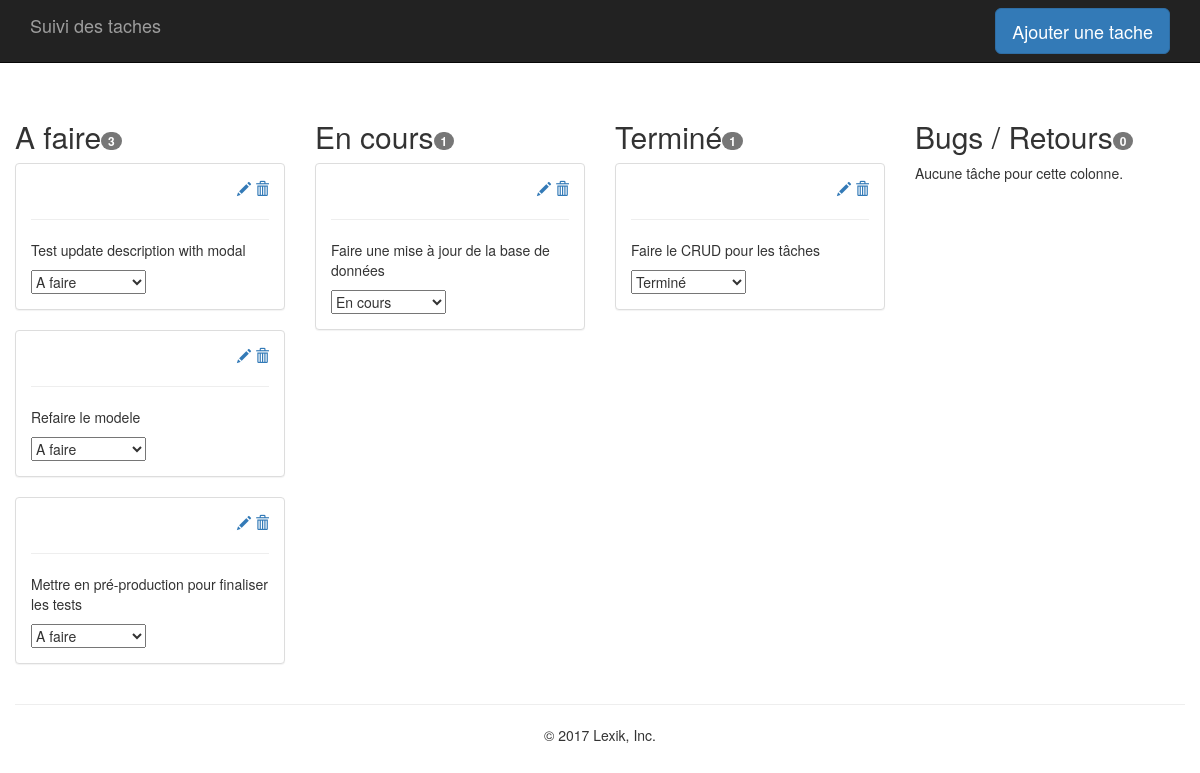
The page / on the database its author committed.
### tables this page shows
CREATE TABLE `columns` (
  `column_id` int(11) NOT NULL,
  `column_label` varchar(75) NOT NULL,
  `column_order` int(11) NOT NULL
);

CREATE TABLE `tasks` (
  `task_id` int(11) NOT NULL,
  `task_description` varchar(250) NOT NULL,
  `task_column_id` int(11) NOT NULL
);

### controleurs/AccueilControleur.php (called while the page is built)
<?php
class AccueilControleur
{
	public function indexAction()
	{
		$col_manager = new ColumnsManager();
		$columns = $col_manager->getColumns();
		$vue = new Vue('accueil');
		$donnees = array('columns'=>$columns);
		$vue->generer($donnees);
	}
}
?>

### index.php (called while the page is built, shortened)
<?php
	$router = new Router();
	$router->dispatch();
?>

### modeles/DatabaseManager.php (called while the page is built, shortened)
<?php
class DatabaseManager
{
	public function __construct()
	{
		$this->db = $bdd = new PDO('mysql:host=localhost;dbname=followtasks;charset=utf8', 'root','', array(PDO::ATTR_ERRMODE => PDO::ERRMODE_EXCEPTION));
	}
}
?>

### modeles/ColumnsManager.php (called while the page is built, shortened)
<?php
class ColumnsManager extends DatabaseManager
{
	public function getColumns()
	{
		$columns = array();
		$req = $this->db->prepare('SELECT * FROM `columns`');
		if($req->execute())
		{
			$result = $req->fetchAll();
			foreach($result as $row_datas)
			{
				$column = new Column($row_datas);
				$columns[] = $column;
			}
		}
		return $columns;
	}
}
?>

### modeles/HydrateObjectTrait.php (called while the page is built, shortened)
<?php
trait HydrateObjectTrait
{
	public function hydrate($datas)
	{
		foreach($datas as $key => $value)
		{
			if(isset($datas[$key]))
			{
				$key = ucfirst($key);
				$functionName = "set".$key;
			}
		}
	}
}
?>

### modeles/Column.php (called while the page is built, shortened)
<?php
class Column
{
	private $column_id;
	private $column_label;
	private $column_tasks;
	private $column_nb_tasks;
	public function __construct($datas = null)
	{
		$this->column_tasks = array();
	}
	public function setColumn_id($value)
	{
		$this->column_id = $value;
	}
	public function setColumn_label($value)
	{
		$this->column_label = $value;
	}
	public function getColumn_id()
	{
		return intval($this->column_id);
	}
	public function getColumn_label()
	{
		return $this->column_label;
	}
	public function getColumn_tasks()
	{
		if(empty($this->column_tasks))
		{
			if($this->column_id != null)
			{
				$task_manager = new TaskManager();
				$this->column_tasks = $task_manager-> getTasksByColumn($this->column_id);
			}
		}
		return $this->column_tasks;
	}
	public function getColumn_nb_tasks()
	{
		if($this->column_nb_tasks == null)
		{
			$task_manager = new TaskManager();
			$this->column_nb_tasks = $task_manager->countTasksByColumn($this->column_id);
		}
		return $this->column_nb_tasks;
	}
}
?>

### modeles/TaskManager.php (called while the page is built, shortened)
<?php
class TaskManager extends DatabaseManager
{
	public function getTasksByColumn($column_id)
	{
		$prepared = $this->db->prepare('SELECT * FROM `tasks` WHERE `task_column_id` = :task_column_id');
		if($prepared->execute(array(':task_column_id' => $column_id)))
		{
			$result = $prepared->fetchAll();
			$tasks = array();
			foreach($result as $row_datas)
			{
				$task = new Task($row_datas);
				$tasks[$task->getTask_id()] = $task;
			}
			return $tasks;
		}
	}
	public function countTasksByColumn($column_id)
	{
		$prepared = $this->db->prepare('SELECT COUNT(*) FROM `tasks` WHERE `task_column_id` = :task_column_id');
		if($prepared->execute(array(':task_column_id' => $column_id)))
		{
			$result = $prepared->fetch();
			return $result[0];
		}
	}
}
?>

### modeles/Task.php (called while the page is built, shortened)
<?php
class Task
{
	private $task_id;
	private $task_description;
	private $task_column_id;
	public function setTask_id($value)
	{
		$this->task_id = $value;
	}
	public function setTask_description($value)
	{
		$this->task_description = $value;
	}
	public function setTask_column_id($value)
	{
		$this->task_column_id = $value;
	}
	public function getTask_id()
	{
		return intval($this->task_id);
	}
	public function getTask_description()
	{
		return $this->task_description;
	}
	public function getTask_column_id()
	{
		return intval($this->task_column_id);
	}
	public function getDeleteLink()
	{
		return 'index.php?controleur=task&action=delete&task_id=' .$this->task_id;
	}
}
?>

### vues/vueAccueil.php (the view, shortened to what this page needs)
<?php
	$this->title = "Accueil - Mon suivi de planning";
?>
<div class="row">
	<?php
	if(count($columns) > 0)
	{
		foreach($columns as $column)
		{
	?>
		<div class="col-md-3">
			<h2><?php echo $column->getColumn_label();?><span class="badge"><?php echo $column->getColumn_nb_tasks(); ?></span></h2>
	<?php
		if(count($column->getColumn_tasks()) > 0)
		{
			foreach($column->getColumn_tasks() as $task)
			{
	?>
				<div class="panel panel-default">
					<div class="panel-body">
					<div class='text-right'>
						<a href='#' data-toggle="modal" data-target="#modal<?php echo $task->getTask_id(); ?>"><span class="glyphicon glyphicon-pencil" aria-hidden="true"></span></a>
						<a href='<?php echo $task->getDeleteLink(); ?>'><span class="glyphicon glyphicon-trash" aria-hidden="true"></span></a>
					</div>
					<hr/>
					<?php echo $task->getTask_description();?>
					<p>
					<form action="index.php?controleur=task&action=update_column" method="POST">
						<select id="task_column_id" name="task_column_id" onchange="this.form.submit()">
						<?php
							foreach($columns as $column)
							{
								if($task->getTask_column_id() == $column->getColumn_id())
								{
						?>
								<option selected="selected" value="<?php echo $column->getColumn_id(); ?>"><?php echo $column->getColumn_label();?></option>
						<?php
								}
								else
								{
						?>
								<option value="<?php echo $column->getColumn_id(); ?>"><?php echo $column->getColumn_label();?></option>
						<?php
								}
						?>
						<?php
							}
						?>
						</select>
					</form>
					</div>
				</div>
	<?php
			}
		}
		else
		{
	?>
		<div>Aucune tâche pour cette colonne.</div>
	<?php
		}
	?>
		</div>
	<?php
		}
	}
	else
	{
	?>
	<div class="col-lg-12">Le planning est vide.</div>
	<?php
	}
	?>
</div>

### controleurs/Router.php (shortened to what this page needs)
<?php
class Router
{
	public function dispatch()
	{
		try
		{
			$this->loadControleur($_GET['controleur']);
		}
		catch(Exception $e)
		{
			$erreur = $e->getMessage();
			$controleur_erreur = new ErreurControleur();
			$controleur_erreur->indexAction($erreur);
		}
	}
	private function loadControleur($controleur)
	{
		if(!isset($controleur))
		{
			$controleur_accueil = new AccueilControleur();
			$controleur_accueil->indexAction();
		}
	}
}
?>

### vues/gabarit.php (shortened to what this page needs)
<!DOCTYPE html>
<html lang="en">
  <head>
    <link href="https://maxcdn.bootstrapcdn.com/bootstrap/3.3.7/css/bootstrap.min.css" rel="stylesheet">
  </head>
  <body>
    <nav class="navbar navbar-inverse navbar-fixed-top">
      <div class="container">
        <div class="navbar-header">
          <a class="navbar-brand" href="index.php">Suivi des taches</a>
        </div>
        <div id="navbar" class="navbar-collapse collapse">
          <form class="navbar-form navbar-right">
		   <button type="button" class="btn btn-primary btn-lg" data-toggle="modal" data-target="#myModal">Ajouter une tache</button>
          </form>
        </div>
      </div>
    </nav>
    <div class="container-fluid" style="padding-top:100px;">
		<?php echo $contenu; ?>
      <hr>
      <footer  class='text-center'>
        <p>&copy; 2017 Lexik, Inc.</p>
      </footer>
    </div>
  </body>
</html>

### modeles/Vue.php (shortened to what this page needs)
<?php
class Vue
{
	private $title;
	public function __construct($action)
	{
		$this->fichier = "vues/vue" . ucfirst($action) . ".php";
	}
	public function generer($donnees)
	{
		$contenu = $this->genererFichier($this->fichier, $donnees);
		$vue = $this->genererFichier('vues/gabarit.php',
		array('titre' => $this->title, 'contenu' => $contenu));
		echo $vue;
	}
	private function genererFichier($fichier, $donnees)
	{
		if (file_exists($fichier))
		{
			extract($donnees);
			require $fichier;
			return ob_get_clean();
		}
		else
		{
			throw new Exception("Fichier '$fichier' introuvable");
		}
	}
}
?>

### rows shown on the page
columns: column_label "A faire", Column_nb_tasks "3"
tasks: task_description "Test update description with modal"
tasks: task_description "Refaire le modele"
tasks: task_description "Mettre en pré-production pour finaliser les tests"
columns: column_label "En cours", Column_nb_tasks "1"
tasks: task_description "Faire une mise à jour de la base de données"
columns: column_label "Terminé", Column_nb_tasks "1"
tasks: task_description "Faire le CRUD pour les tâches"
columns: column_label "Bugs / Retours", Column_nb_tasks "0", shows "Aucune tâche pour cette colonne."

### other values the page prints
form field task_column_id "A faire"
form field task_column_id "En cours"
form field task_column_id "Terminé"
